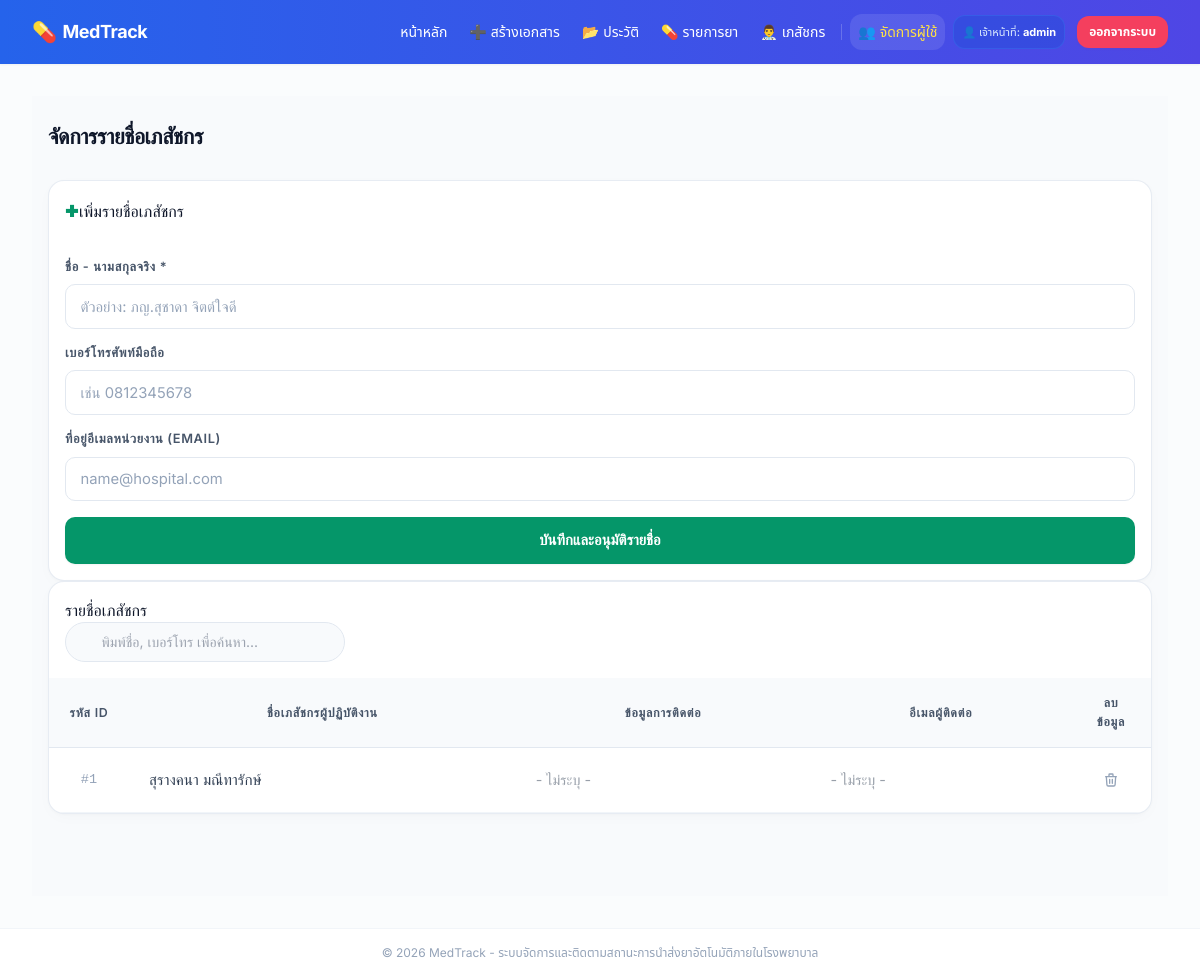
/pharmacists (signed in), run on the app's committed database.
### models.py (models this page shows)
class User(Base):
    __tablename__ = "users"
    id = Column(Integer, primary_key=True, index=True)
    username = Column(String, unique=True, index=True, nullable=False)
    password = Column(String, nullable=False)
    role = Column(String, default="user", nullable=False)
    documents = relationship("Document", back_populates="user")

class Pharmacist(Base):
    __tablename__ = "pharmacists"
    id = Column(Integer, primary_key=True, index=True)
    name = Column(String, nullable=False)
    phone = Column(String, default="")
    email = Column(String, default="")
    documents = relationship("Document", back_populates="pharmacist")

### main.py (the view)
@app.get("/pharmacists", response_class=HTMLResponse)
def pharmacists_get(request: Request, db: Session = Depends(database.get_db)):
    user, response = check_auth(request, db, allowed_roles=["admin", "user"])
    if response:
        return response
    pharmacists = db.query(models.Pharmacist).all()
    return templates.TemplateResponse(
        request=request,
        name="pharmacists.html",
        context={"user": user, "pharmacists": pharmacists}
    )

### templates/pharmacists.html (shortened to what this page needs)
{% extends "base.html" %}
{% block content %}
<div class="med-workspace">
    <div class="container-fluid px-4">
        <div class="d-flex align-items-center justify-content-between mb-4 pb-2 border-bottom" style="border-color: var(--slate-200) !important;">
            <div>
                <h4 class="page-header-title mb-1">จัดการรายชื่อเภสัชกร</h4>
            </div>
        </div>
        <div class="row g-4">
            <div class="col-xl-4 col-lg-5">
                <div class="premium-panel sticky-form">
                    <div class="p-4 border-bottom" style="border-color: var(--slate-100);">
                        <h6 class="fw-bold m-0 text-dark d-flex align-items-center gap-2">
                            <span style="color: var(--emerald-600); font-size: 1.15rem;">✚</span>เพิ่มรายชื่อเภสัชกร
                        </h6>
                    </div>
                    <div class="p-4">
                        <form method="post" action="/pharmacists/add" style="margin: 0;">
                            <div class="mb-3.5">
                                <label class="form-group-label">ชื่อ - นามสกุลจริง *</label>
                                <input type="text" name="name" class="form-input-premium" placeholder="ตัวอย่าง: ภญ.สุชาดา จิตต์ใจดี" required autocomplete="off">
                            </div>
                            <div class="mb-3.5">
                                <label class="form-group-label">เบอร์โทรศัพท์มือถือ</label>
                                <input type="text" name="phone" class="form-input-premium" placeholder="เช่น 0812345678" autocomplete="off">
                            </div>
                            <div class="mb-4">
                                <label class="form-group-label">ที่อยู่อีเมลหน่วยงาน (Email)</label>
                                <input type="email" name="email" class="form-input-premium" placeholder="name@hospital.com" autocomplete="off">
                            </div>
                            <button type="submit" class="btn-action-primary shadow-sm">
                                บันทึกและอนุมัติรายชื่อ
                            </button>
                        </form>
                    </div>
                </div>
            </div>
            <div class="col-xl-8 col-lg-7">
                <div class="premium-panel overflow-hidden">
                    <div class="p-4 border-bottom d-flex flex-column flex-sm-row justify-content-between align-items-sm-center gap-3" style="border-color: var(--slate-100);">
                        <div class="d-flex align-items-center gap-2">
                            <h6 class="fw-bold text-dark m-0">รายชื่อเภสัชกร</h6>
                        </div>
                        <div class="search-container">
                            <input type="text" id="phSearch" placeholder="พิมพ์ชื่อ, เบอร์โทร เพื่อค้นหา...">
                        </div>
                    </div>
                    <div class="table-responsive" style="margin: 0;">
                        <table class="table-premium">
                            <thead>
                                <tr>
                                    <th style="width: 80px; text-align: center;">รหัส ID</th>
                                    <th>ชื่อเภสัชกรผู้ปฏิบัติงาน</th>
                                    <th>ข้อมูลการติดต่อ</th>
                                    <th>อีเมลผู้ติดต่อ</th>
                                    <th style="width: 80px; text-align: center;">ลบข้อมูล</th>
                                </tr>
                            </thead>
                            <tbody>
                                {% if pharmacists %}
                                    {% for ph in pharmacists %}
                                    <tr class="ph-row">
                                        <td class="text-center" style="font-family: monospace; color: var(--slate-400); font-size: 0.85rem;">
                                            #{{ ph.id }}
                                        </td>
                                        <td>
                                            <span class="fw-bold text-dark ph-name" style="font-size: 0.95rem;">{{ ph.name }}</span>
                                        </td>
                                        <td class="ph-phone">
                                            {% if ph.phone %}
                                                <span class="text-dark">{{ ph.phone }}</span>
                                            {% else %}
                                                <span class="text-muted opacity-50 small">- ไม่ระบุ -</span>
                                            {% endif %}
                                        </td>
                                        <td class="ph-email">
                                            {% if ph.email %}
                                                <span style="color: var(--slate-600); font-size: 0.875rem;">{{ ph.email }}</span>
                                            {% else %}
                                                <span class="text-muted opacity-50 small">- ไม่ระบุ -</span>
                                            {% endif %}
                                        </td>
                                        <td class="text-center">
                                            <form method="post" action="/pharmacists/delete/{{ ph.id }}"
                                                  onsubmit="return confirm('คุณต้องการลบรายชื่อ {{ ph.name }} ออกจากระบบใช่หรือไม่?')" style="margin: 0;">
                                                <button type="submit" class="btn-trash-minimal" title="ลบรายชื่อออก">
                                                    <svg style="width: 16px; height: 16px;" fill="none" stroke="currentColor" viewBox="0 0 24 24" stroke-width="2">
                                                        <path stroke-linecap="round" stroke-linejoin="round" d="M19 7l-.867 12.142A2 2 0 0116.138 21H7.862a2 2 0 01-1.995-1.858L5 7m5 4v6m4-6v6m1-10V4a1 1 0 00-1-1h-4a1 1 0 00-1 1v3M4 7h16" />
                                                    </svg>
                                                </button>
                                            </form>
                                        </td>
                                    </tr>
                                    {% endfor %}
                                {% endif %}
                            </tbody>
                        </table>
                    </div>
                </div>
            </div>
        </div>
    </div>
</div>
{% endblock %}

### templates/base.html (shortened to what this page needs)
<!DOCTYPE html>
<html lang="th">
<head>
    <script src="https://cdn.tailwindcss.com"></script>
</head>
<body class="bg-slate-50/60 min-h-screen flex flex-col">
    <nav class="bg-gradient-to-r from-blue-600 to-indigo-600 text-white shadow-sm sticky top-0 z-50">
        <div class="max-w-7xl mx-auto px-3 sm:px-6 lg:px-8">
            <div class="flex justify-between h-16 items-center">
                <div class="flex items-center flex-shrink-0">
                    <a href="/" class="flex items-center gap-1.5 text-base sm:text-lg font-bold tracking-tight text-white hover:opacity-90 transition-opacity">
                        <span class="text-lg sm:text-xl">💊</span>
                        <span>MedTrack</span>
                    </a>
                </div>
                <div class="flex items-center gap-0.5 sm:gap-1.5 text-xs sm:text-sm">
                    <a href="/" class="font-medium px-2 py-2 rounded-xl hover:bg-white/10 transition-colors">หน้าหลัก</a>
                    {% if user %}
                        <a href="/create" class="font-medium px-2 py-2 rounded-xl hover:bg-white/10 transition-colors flex items-center gap-1">
                            <span>➕</span> <span class="hidden sm:inline">สร้างเอกสาร</span>
                        </a>
                        <a href="/history" class="font-medium px-2 py-2 rounded-xl hover:bg-white/10 transition-colors flex items-center gap-1">
                            <span>📂</span> <span class="hidden sm:inline">ประวัติ</span>
                        </a>
                        <a href="/medicines" class="font-medium px-2 py-2 rounded-xl hover:bg-white/10 transition-colors flex items-center gap-1">
                            <span>💊</span> <span class="hidden sm:inline">รายการยา</span>
                        </a>
                        <a href="/pharmacists" class="font-medium px-2 py-2 rounded-xl hover:bg-white/10 transition-colors flex items-center gap-1">
                            <span>👨‍⚕️</span> <span class="hidden sm:inline">เภสัชกร</span>
                        </a>
                        {% if user.role == "admin" %}
                        <a href="/users" class="font-medium px-2 py-2 bg-white/10 text-yellow-300 rounded-xl hover:bg-white/20 transition-colors flex items-center gap-1 flex-shrink-0">
                            <span>👥</span> <span class="hidden md:inline">จัดการผู้ใช้</span><span class="md:hidden">ผู้ใช้</span>
                        </a>
                        {% endif %}
                        <div class="flex items-center gap-1.5 sm:gap-3 pl-0.5">
                            <span class="text-[11px] bg-blue-700/40 border border-blue-500/30 px-2 py-1.5 rounded-xl font-medium text-blue-100 hidden lg:inline-block">
                                👤 เจ้าหน้าที่: <span class="text-white font-bold">{{ user.username }}</span>
                            </span>
                            <form action="/logout" method="post" class="inline m-0">
                                <button type="submit" class="inline-flex items-center justify-center bg-rose-500 hover:bg-rose-600 text-white font-semibold px-2.5 sm:px-3 py-2 rounded-xl text-xs shadow-sm shadow-rose-600/10 transition-all active:scale-95">
                                    ออกจากระบบ
                                </button>
                            </form>
                        </div>
                    {% else %}
                        <div class="h-5 w-[1px] bg-white/20 mx-1 sm:mx-2"></div>
                        <a href="/login" class="inline-flex items-center justify-center bg-emerald-500 hover:bg-emerald-600 text-white font-bold px-3 sm:px-4 py-2 rounded-xl text-xs shadow-sm transition-all active:scale-95">
                            เข้าสู่ระบบ
                        </a>
                    {% endif %}
                </div>
            </div>
        </div>
    </nav>
    <main class="flex-grow max-w-7xl w-full mx-auto px-4 sm:px-6 lg:px-8 py-6 sm:py-8">
        {% block content %}{% endblock %}
    </main>
    <footer class="bg-white border-t border-slate-100 py-4 text-center text-[11px] sm:text-xs text-slate-400 mt-auto">
        <p>&copy; 2026 MedTrack - ระบบจัดการและติดตามสถานะการนำส่งยาอัตโนมัติภายในโรงพยาบาล</p>
    </footer>
</body>
</html>

### templates/base.html (style rules this page uses)
body { font-family: 'Inter', 'Noto Sans Thai', sans-serif; }

### templates/pharmacists.html (style rules this page uses)
:root { --slate-50: #f8fafc; --slate-100: #f1f5f9; --slate-200: #e2e8f0; --slate-300: #cbd5e1; --slate-400: #94a3b8; --slate-600: #475569; --slate-700: #334155; --slate-900: #0f172a; --blue-600: #2563eb; --blue-700: #1d4ed8; --emerald-600: #059669; --emerald-700: #047857; --font-sans: 'Inter', -apple-system, BlinkMacSystemFont, "Segoe UI", Roboto, "Helvetica Neue", Arial, sans-serif; }
.med-workspace { font-family: var(--font-sans); color: var(--slate-900); background-color: var(--slate-50); min-height: 100vh; padding: 1.5rem 0; }
.premium-panel { background: #ffffff; border: 1px solid rgba(226, 232, 240, 0.8); border-radius: 16px; box-shadow: 0 4px 18px -4px rgba(15, 23, 42, 0.03), 0 1px 3px rgba(15, 23, 42, 0.02); transition: all 0.25s cubic-bezier(0.4, 0, 0.2, 1); }
.page-header-title { font-size: 1.35rem; font-weight: 700; color: var(--slate-900); letter-spacing: -0.02em; }
.form-group-label { display: block; font-size: 0.8rem; font-weight: 600; color: var(--slate-600); text-transform: uppercase; letter-spacing: 0.05em; margin-bottom: 0.5rem; }
.form-input-premium { width: 100%; border: 1px solid var(--slate-200); background-color: #ffffff; border-radius: 10px; padding: 0.65rem 0.9rem; font-size: 0.925rem; color: var(--slate-900); transition: all 0.2s ease; }
.form-input-premium::placeholder { color: var(--slate-400); }
.table-premium { width: 100%; border-collapse: separate; border-spacing: 0; }
.table-premium th { background-color: var(--slate-50); color: var(--slate-600); font-size: 0.775rem; font-weight: 600; text-transform: uppercase; letter-spacing: 0.06em; padding: 1rem 1.25rem; border-bottom: 1px solid var(--slate-200); }
.table-premium td { padding: 1.1rem 1.25rem; border-bottom: 1px solid var(--slate-100); font-size: 0.9rem; color: var(--slate-700); }
.table-premium tbody tr { transition: background-color 0.15s ease; }
.search-container { position: relative; max-width: 280px; width: 100%; }
.search-container input { width: 100%; padding: 0.55rem 0.85rem 0.55rem 2.2rem; border-radius: 9999px; border: 1px solid var(--slate-200); font-size: 0.875rem; background-color: var(--slate-50); transition: all 0.2s ease; }
.btn-trash-minimal { background: transparent; border: none; color: var(--slate-400); cursor: pointer; padding: 6px; border-radius: 8px; transition: all 0.15s ease; display: inline-flex; align-items: center; justify-content: center; }
.btn-action-primary { background-color: var(--emerald-600); color: #ffffff; border: none; font-weight: 600; font-size: 0.925rem; padding: 0.75rem 1.25rem; border-radius: 10px; width: 100%; cursor: pointer; transition: all 0.2s ease; }

### data on the page
User: username "admin"
Pharmacist: id "1", name "สุรางคนา มณีทารักษ์", phone "- ไม่ระบุ -", email "- ไม่ระบุ -"
